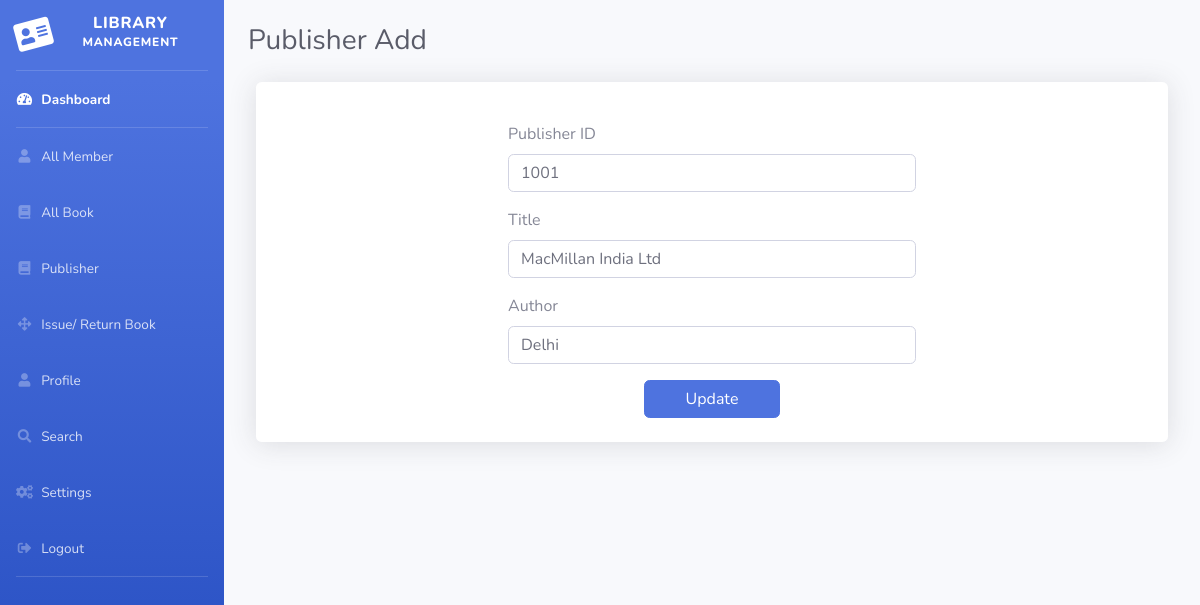
Screenshot of /publisher_edit/1 with the database file from the repository.
### myapp/models.py (models this page shows, shortened)
class Publisher(models.Model):
    pub_id = models.CharField(max_length=50)
    name = models.CharField(max_length=100)
    address = models.CharField(max_length=200)

### myapp/views.py (the view, shortened to what this page needs)
# urls.py: path('publisher_edit/<int:pid>', publisher_edit, name='publisher_edit'),
def publisher_edit(request, pid):
    publisher = Publisher.objects.get(id=pid)
    error = ""
    return render(request, 'publisher_edit.html', locals())

### myapp/templates/publisher_edit.html (shortened to what this page needs)
{% extends 'dashboard.html' %}
{% load static %}
{% block main %}
  <div id="content-wrapper" class="d-flex flex-column">
    <div id="content">
        <div class="container-fluid">
            <div class="d-sm-flex align-items-center justify-content-between mb-4 mt-4">
                <h1 class="h3 mb-0 text-gray-800">Publisher Add</h1>
            </div>
            <div class="row mt-2 rounded shadow mx-2 bg-white ">
                <div class="col-6 m-auto p-4">
                  <form method="post"> {% csrf_token %}
                    <div class="my-3">
                      <label for="publisher_id" class="form-label">Publisher ID</label>
                      <input type="text" class="form-control" id="book_id" name="book_id" value="{{publisher.pub_id}}">
                    </div>
                    <div class="my-3">
                      <label for="title" class="form-label">Title</label>
                      <input type="text" class="form-control" id="title" name="title", value="{{publisher.name}}">
                    </div>
                    <div class="my-3">
                      <label for="author" class="form-label">Author</label>
                      <input type="text" class="form-control" id="author" name="author" value="{{publisher.address}}">
                    </div>
                    <div class=" text-center">
                      <input type="submit" value="Update" class="col-4 btn btn-primary">
                    </div>
                  </form>
                </div>
            </div>
        </div>
    </div>
{% endblock main %}

### rows the page displays
Publisher: book_id "1001", title "MacMillan India Ltd", author "Delhi"
